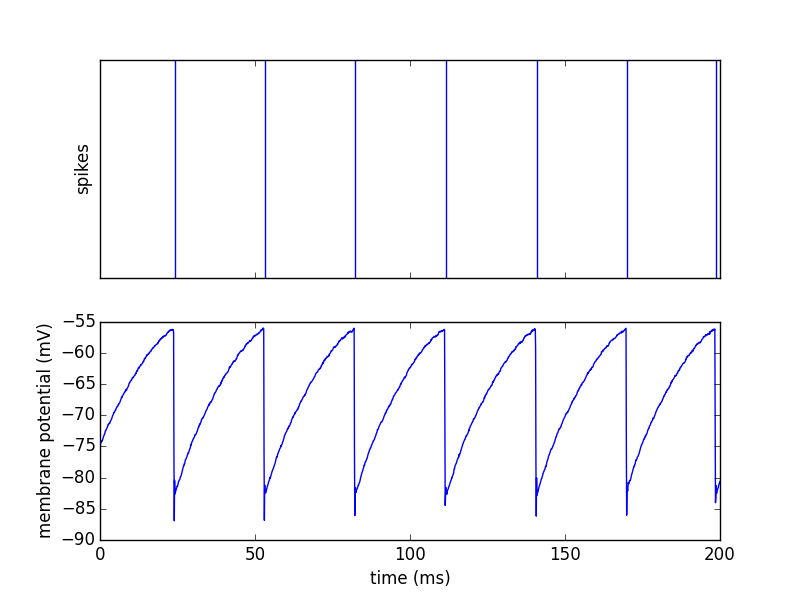

Here is the Python script that generated this plot:
#!/usr/bin/env python

'''
Fortgesschrittenenpraktikum F09/10 - Neuromorphic Computing
Task 1 - Investigating a Single Neuron

Andreas Gruebl, July 2016, [email redacted]
'''

####################################################################
# experiment parameters
# in biological time and parameter domain
####################################################################

runtime = 200.0 # ms -> 0.1ms on hardware

neuronParams = {
    'v_reset'   : -80.0, # mV 
    'e_rev_I'   : -75.0, # mV
    'v_rest'    : -50.0, # mV - default is -75.0 mV
    'v_thresh'  : -55.0, # mV
    'g_leak'    :  20.0  # nS  -> tau_mem = 0.2nF / 20nS = 10ms
}

####################################################################
# procedural experiment description
####################################################################

# for plotting without X-server
import matplotlib as mpl
mpl.use('Agg')

# load PyNN interface for the Spikey neuromorphic hardware
import pyNN.hardware.spikey as pynn

# necessary setup - do not load calibration of membrane time constant (i.e. g_leak)
#                   because we want to do this manually.
pynn.setup(calibTauMem=False) 

# set up one neuron
# create neurons
neuron = pynn.Population(1, pynn.IF_facets_hardware1, neuronParams)

# increase refractory period by reducing hardware parameter icb
# -> play around with this parameter to obtain a visible refractory period.
#    it is a technical parameter only, with no direct translation to biological parameters!
#    value range is from 0 to 2.5
pynn.hardware.hwa.setIcb(0.2)

# define which observables to record
# spike times (digital: neuron number and time stamp)
neuron.record()

# membrane potential (analog: digitized membrane voltage over time)
pynn.record_v(neuron[0], '')

# execute the experiment
pynn.run(runtime)

# evaluate results
spikes = neuron.getSpikes()[:,1]
membrane = pynn.membraneOutput
membraneTime = pynn.timeMembraneOutput

pynn.end()

####################################################################
# data visualization
####################################################################

import numpy as np
print 'average membrane potential:', np.mean(membrane), 'mV'
print 'sampling step for membrane potential:', membraneTime[1] - membraneTime[0], 'ms'

import matplotlib.pyplot as plt


f = open('data.txt', 'w')
for i in range(len(membraneTime)):
	f.write(str(membraneTime[i])+'	'+str(membrane[i])+ '\n')
f.close()

# draw raster plot
ax = plt.subplot(211) #row, col, nr
for spike in spikes:
    ax.axvline(x=spike)
ax.set_xlim(0, runtime)
ax.set_ylabel('spikes')
ax.set_xticklabels([])
ax.set_yticks([])
ax.set_yticklabels([])

diff = []
for i in range(len(spikes)-1):
	diff.append(spikes[i+1]-spikes[i])
	
differences = np.array(diff)/1000	
freq = 1/(np.array(diff)/1000)


#print('Difference:', np.mean(differences))
#print('Standard Deviation:', np.std(differences)) 

print('Frequency:', np.mean(freq))
#print("Frequency Dev", np.std(differences)/(np.mean(differences)**2))
print('std', np.std(freq))

# draw membrane potential
axMem = plt.subplot(212)
axMem.plot(membraneTime, membrane)
axMem.set_xlim(0, runtime)
axMem.set_xlabel('time (ms)')
axMem.set_ylabel('membrane potential (mV)')

plt.savefig('fp_task1_1membrane.png')


